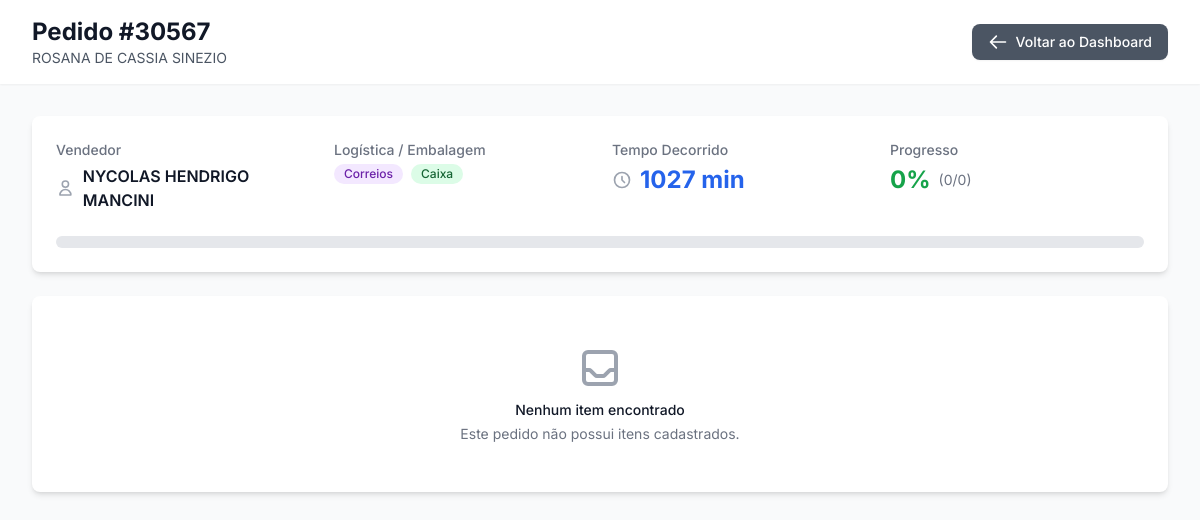
The page /pedidos/7/ (signed in) on the database its author committed.
### core/models.py (models this page shows, shortened)
class Pedido(models.Model):
    numero_orcamento = models.CharField(
        max_length=20,
        unique=True,
        verbose_name='Número do Orçamento',
        help_text='Número único do orçamento (ex: 30567)'
    )
    codigo_cliente = models.CharField(
        max_length=50,
        verbose_name='Código do Cliente'
    )
    nome_cliente = models.CharField(
        max_length=200,
        verbose_name='Nome do Cliente'
    )
    vendedor = models.ForeignKey(
        Usuario,
        on_delete=models.PROTECT,
        related_name='pedidos_vendedor',
        verbose_name='Vendedor',
        help_text='Vendedor responsável pelo pedido'
    )
    data = models.CharField(
        max_length=10,
        verbose_name='Data do Orçamento',
        help_text='Data no formato DD/MM/AAAA'
    )
    logistica = models.CharField(
        max_length=20,
        choices=LogisticaChoices.choices,
        verbose_name='Tipo de Logística'
    )
    embalagem = models.CharField(
        max_length=10,
        choices=EmbalagemChoices.choices,
        verbose_name='Tipo de Embalagem'
    )
    status = models.CharField(
        max_length=20,
        choices=StatusPedidoChoices.choices,
        default=StatusPedidoChoices.EM_SEPARACAO,
        verbose_name='Status do Pedido'
    )
    observacoes = models.TextField(
        blank=True,
        null=True,
        verbose_name='Observações'
    )
    criado_em = models.DateTimeField(
        auto_now_add=True,
        verbose_name='Criado em'
    )
    data_inicio = models.DateTimeField(
        auto_now_add=True,
        verbose_name='Data de Início da Separação'
    )
    data_finalizacao = models.DateTimeField(
        blank=True,
        null=True,
        verbose_name='Data de Finalização'
    )
    class Meta:
        verbose_name = 'Pedido'
        verbose_name_plural = 'Pedidos'
        ordering = ['-criado_em']
        indexes = [
            models.Index(fields=['numero_orcamento']),
            models.Index(fields=['status']),
            models.Index(fields=['-criado_em']),
            models.Index(fields=['data_finalizacao']),  # Usado no HistoricoView
            models.Index(fields=['vendedor']),  # Usado em filtros
            models.Index(fields=['data_inicio']),  # Usado no Dashboard
            models.Index(fields=['status', 'data_inicio']),  # Índice composto para Dashboard
        ]

class Usuario(AbstractBaseUser):
    numero_login = models.IntegerField(
        unique=True,
        verbose_name='Número de Login',
        help_text='Número único para identificação do usuário'
    )
    nome = models.CharField(
        max_length=200,
        verbose_name='Nome Completo'
    )
    tipo = models.CharField(
        max_length=20,
        choices=TipoUsuario.choices,
        default=TipoUsuario.SEPARADOR,
        verbose_name='Tipo de Usuário'
    )
    ativo = models.BooleanField(
        default=True,
        verbose_name='Ativo'
    )
    is_admin = models.BooleanField(
        default=False,
        verbose_name='Administrador'
    )
    criado_em = models.DateTimeField(
        auto_now_add=True,
        verbose_name='Criado em'
    )
    atualizado_em = models.DateTimeField(
        auto_now=True,
        verbose_name='Atualizado em'
    )
    objects = UsuarioManager()
    USERNAME_FIELD = 'numero_login'
    REQUIRED_FIELDS = ['nome']
    class Meta:
        verbose_name = 'Usuário'
        verbose_name_plural = 'Usuários'
        ordering = ['numero_login']

### core/presentation/web/views.py (the view)
# urls.py: path('pedidos/<int:pedido_id>/', DetalhePedidoView.as_view(), name='detalhe_pedido'),
@method_decorator(login_required, name='dispatch')
class DetalhePedidoView(View):
    template_name = 'detalhe_pedido.html'
    def get(self, request, pedido_id):
        from django.shortcuts import get_object_or_404
        from core.models import Pedido
        from django.utils import timezone
        logger.info(f"Usuário {request.user.nome} acessou detalhes do pedido #{pedido_id}")
        pedido = get_object_or_404(
            Pedido.objects.select_related('vendedor').prefetch_related('itens__produto'),
            id=pedido_id
        )
        itens = list(pedido.itens.all())
        itens_nao_separados = [item for item in itens if not item.separado]
        itens_separados = [item for item in itens if item.separado]
        tempo_decorrido_minutos = self._calcular_tempo_decorrido(pedido)
        progresso_percentual = self._calcular_progresso(itens)
        context = {
            'pedido': pedido,
            'itens_nao_separados': itens_nao_separados,
            'itens_separados': itens_separados,
            'tempo_decorrido_minutos': tempo_decorrido_minutos,
            'progresso_percentual': progresso_percentual,
            'usuario': request.user
        }
        logger.debug(
            f"Pedido #{pedido_id}: {len(itens_nao_separados)} não separados, "
            f"{len(itens_separados)} separados, progresso {progresso_percentual}%"
        )
        return render(request, self.template_name, context)
    def _calcular_tempo_decorrido(self, pedido):
        from django.utils import timezone
        if not pedido.data_inicio:
            return 0
        tempo_decorrido = timezone.now() - pedido.data_inicio
        return int(tempo_decorrido.total_seconds() / 60)
    def _calcular_progresso(self, itens):
        total_itens = len(itens)
        if total_itens == 0:
            return 0
        itens_separados = sum(1 for item in itens if item.separado)
        return int((itens_separados / total_itens) * 100)

### templates/detalhe_pedido.html (shortened to what this page needs)
{% extends "base.html" %}
{% block content %}
<div class="min-h-screen bg-gray-50">
    <header class="bg-white shadow-sm">
        <div class="max-w-7xl mx-auto px-4 sm:px-6 lg:px-8 py-4">
            <div class="flex justify-between items-center">
                <div>
                    <h1 class="text-2xl font-bold text-gray-900">Pedido #{{ pedido.numero_orcamento }}</h1>
                    <p class="text-sm text-gray-600">{{ pedido.nome_cliente }}</p>
                </div>
                <div class="flex items-center space-x-4">
                    <a href="{% url 'dashboard' %}" class="inline-flex items-center px-4 py-2 bg-gray-600 text-white text-sm font-medium rounded-lg hover:bg-gray-700 transition-colors shadow-sm">
                        <svg class="w-5 h-5 mr-2" fill="none" stroke="currentColor" viewBox="0 0 24 24">
                            <path stroke-linecap="round" stroke-linejoin="round" stroke-width="2" d="M10 19l-7-7m0 0l7-7m-7 7h18"></path>
                        </svg>
                        Voltar ao Dashboard
                    </a>
                </div>
            </div>
        </div>
    </header>
    <main class="max-w-7xl mx-auto px-4 sm:px-6 lg:px-8 py-8">
        <div class="bg-white rounded-lg shadow-md p-6 mb-6">
            <div class="grid grid-cols-1 md:grid-cols-2 lg:grid-cols-4 gap-6">
                <div>
                    <p class="text-sm font-medium text-gray-500 mb-1">Vendedor</p>
                    <div class="flex items-center text-gray-900">
                        <svg class="h-5 w-5 mr-2 text-gray-400" fill="none" viewBox="0 0 24 24" stroke="currentColor">
                            <path stroke-linecap="round" stroke-linejoin="round" stroke-width="2" d="M16 7a4 4 0 11-8 0 4 4 0 018 0zM12 14a7 7 0 00-7 7h14a7 7 0 00-7-7z" />
                        </svg>
                        <span class="font-semibold">{{ pedido.vendedor.nome }}</span>
                    </div>
                </div>
                <div>
                    <p class="text-sm font-medium text-gray-500 mb-1">Logística / Embalagem</p>
                    <div class="flex items-center gap-2">
                        <span class="inline-flex items-center px-2.5 py-0.5 rounded-full text-xs font-medium bg-purple-100 text-purple-800">
                            {{ pedido.get_logistica_display }}
                        </span>
                        <span class="inline-flex items-center px-2.5 py-0.5 rounded-full text-xs font-medium bg-green-100 text-green-800">
                            {{ pedido.get_embalagem_display }}
                        </span>
                    </div>
                </div>
                <div>
                    <p class="text-sm font-medium text-gray-500 mb-1">Tempo Decorrido</p>
                    <div class="flex items-center text-gray-900">
                        <svg class="h-5 w-5 mr-2 text-gray-400" fill="none" viewBox="0 0 24 24" stroke="currentColor">
                            <path stroke-linecap="round" stroke-linejoin="round" stroke-width="2" d="M12 8v4l3 3m6-3a9 9 0 11-18 0 9 9 0 0118 0z" />
                        </svg>
                        <span class="text-2xl font-bold text-blue-600">{{ tempo_decorrido_minutos }} min</span>
                    </div>
                </div>
                <div>
                    <p class="text-sm font-medium text-gray-500 mb-1">Progresso</p>
                    <div class="flex items-center">
                        <span id="progresso-percentual" class="text-2xl font-bold text-green-600">{{ progresso_percentual }}%</span>
                        <span id="contador-itens" class="text-sm text-gray-500 ml-2">({{ itens_separados|length }}/{{ itens_separados|length|add:itens_nao_separados|length }})</span>
                    </div>
                </div>
            </div>
            <div class="mt-6">
                <div class="w-full bg-gray-200 rounded-full h-3">
                </div>
            </div>
        </div>
        {% if not itens_nao_separados and not itens_separados %}
        <div class="bg-white rounded-lg shadow-md p-12 text-center">
            <h3 class="mt-2 text-sm font-medium text-gray-900">Nenhum item encontrado</h3>
            <p class="mt-1 text-sm text-gray-500">Este pedido não possui itens cadastrados.</p>
        </div>
        {% endif %}
    </main>
</div>
{% endblock %}

### templates/base.html (style rules this page uses)
body { font-family: 'Inter', sans-serif; }
* { transition-timing-function: cubic-bezier(0.4, 0.0, 0.2, 1); }

### rows shown on the page
Pedido: numero_orcamento "30567", nome_cliente "ROSANA DE CASSIA SINEZIO", vendedor.nome "NYCOLAS HENDRIGO MANCINI", logistica "Correios", embalagem "Caixa"

### other values the page prints
{{ tempo_decorrido_minutos }} "1027"
{{ progresso_percentual }} "0"
{{ itens_separados|length }} "0"
{{ itens_separados|length|add:itens_nao_separados|length }} "0"
